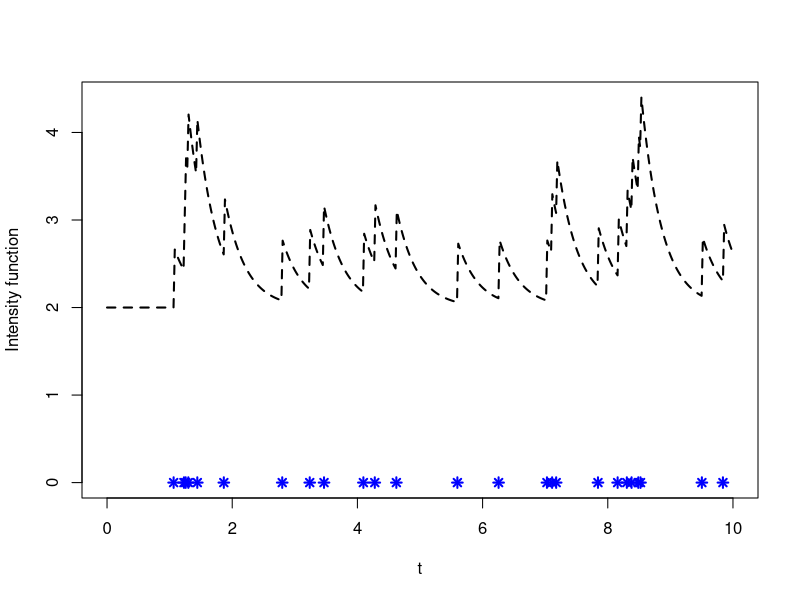
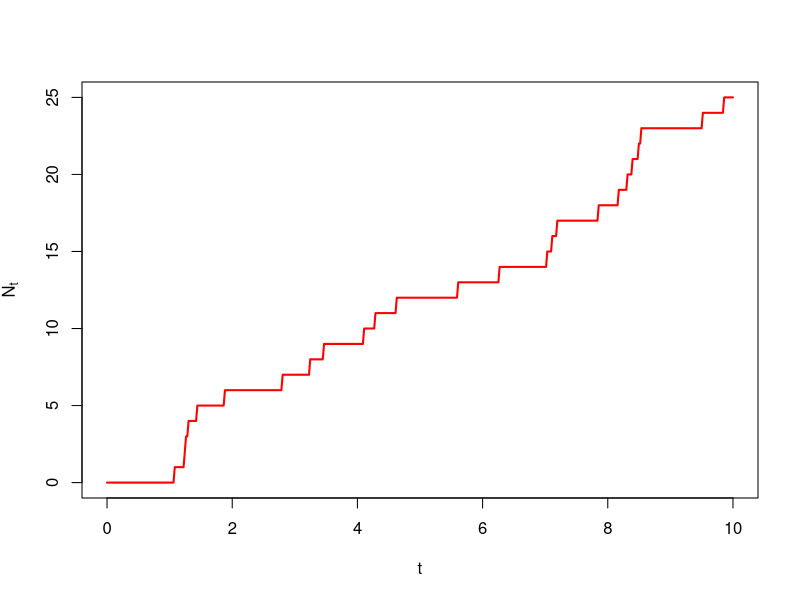
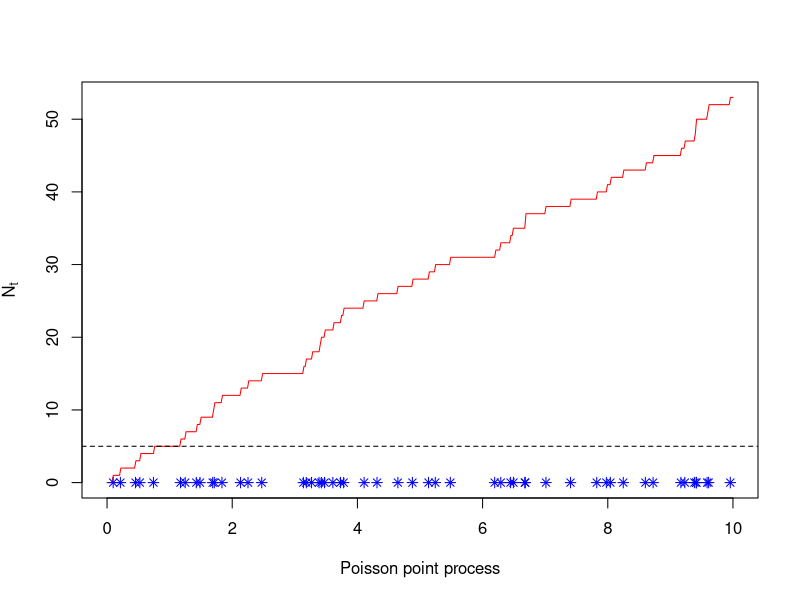
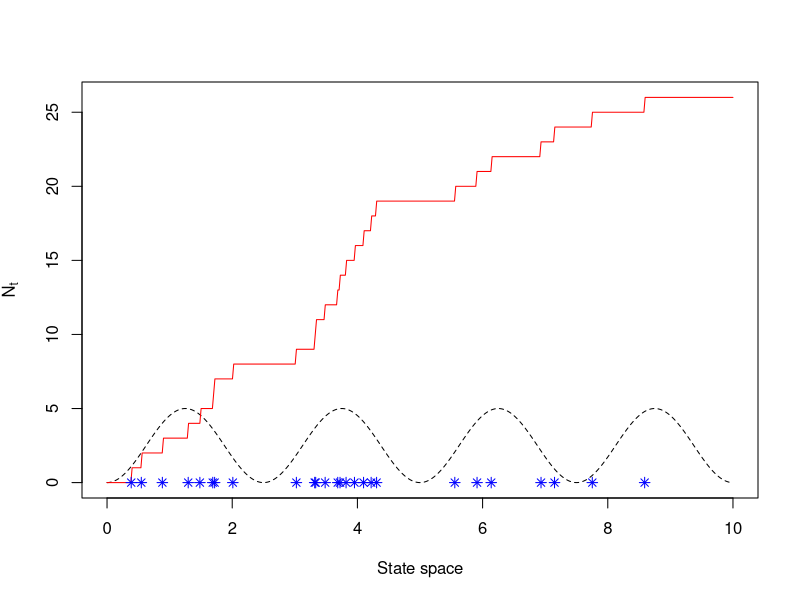
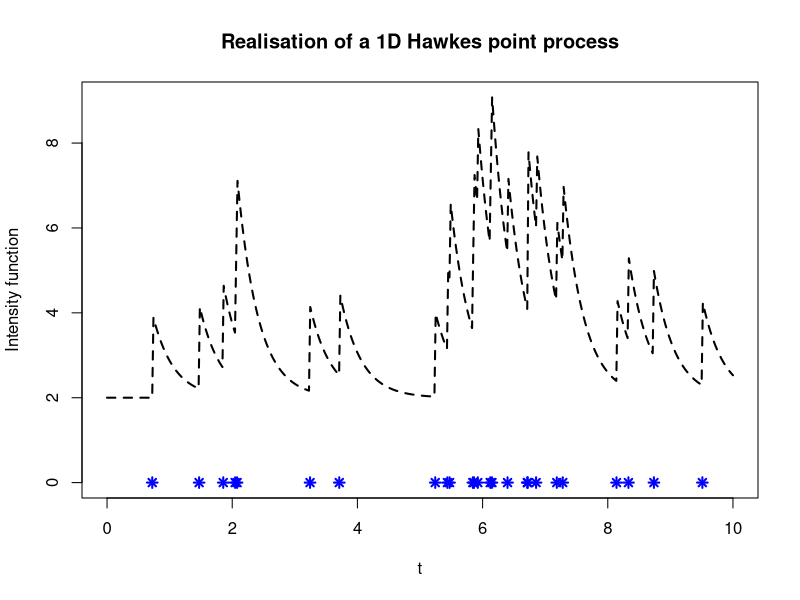
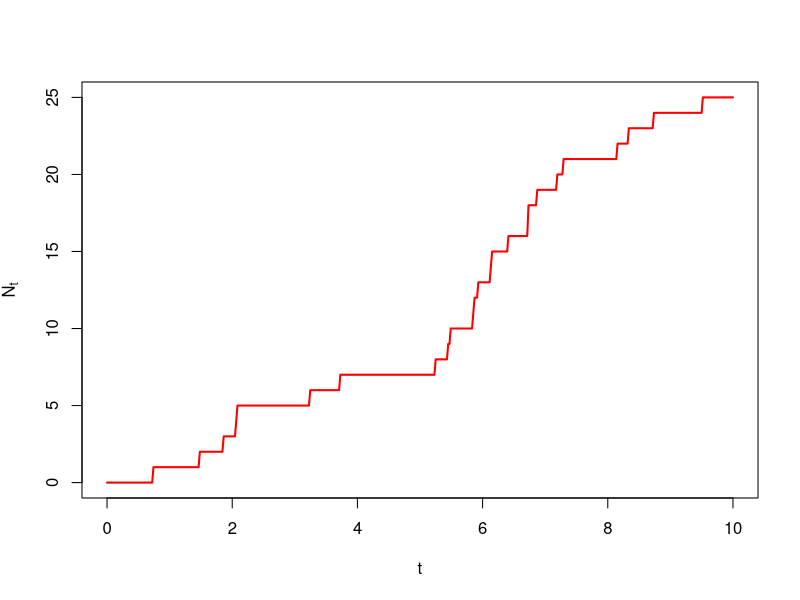
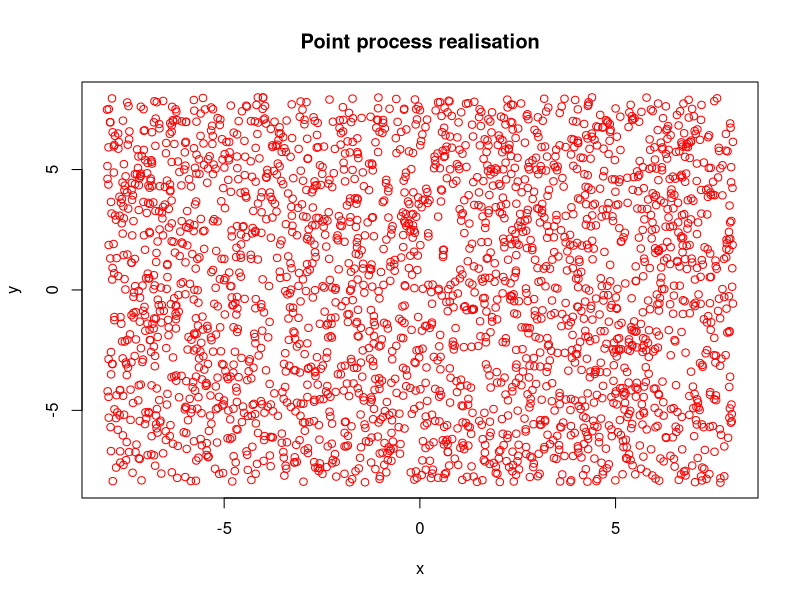
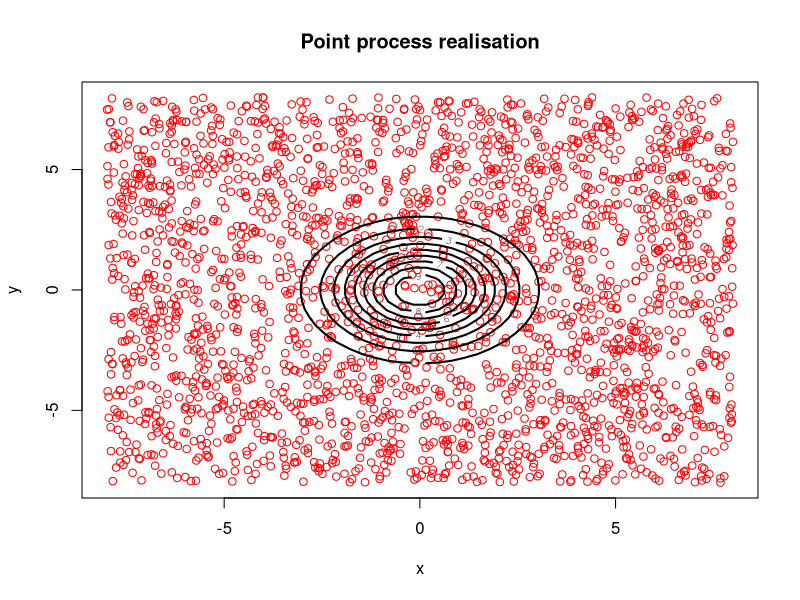

These charts were generated, in order, by the following R code:
## ---- chunk 1
T_tot = 10

exp_kernel_function = function(t, alpha = 1, beta = 1){ # Exponentially decreasing kernel
  return(alpha * exp(-beta*t) * (t>0))
}

base_rate = 2
alpha = 0.7
beta = 3

time_points = c()
s=0
while(s < T_tot){
  lambda = base_rate + sum(exp_kernel_function(s-time_points, alpha = alpha, beta = beta))
  u = runif(1)
  w = -log(u)/lambda # Exponentially distributed waiting time with rate lambda
  s = s+w
  test = runif(1)
  if (test*lambda < base_rate + sum(exp_kernel_function(s-time_points, alpha = alpha, beta = beta))){
    time_points = c(time_points, s)
  }
}



t = seq(0, 10, length.out = 500)
lambda_t = c()
for (t_i in t){
  l = base_rate
  for (t_event in time_points){
    l = l + exp_kernel_function(t_i - t_event, alpha = alpha, beta = beta)
  }
  lambda_t = c(lambda_t, l)
}

time_points = time_points[time_points <= T_tot]

N_t = matrix(0, ncol = length(t))
for (point in time_points){
  N_t = N_t + as.numeric(point < t)
}

plot(t, lambda_t, type = 'l', lty = 'dashed', ylim = c(0, max(lambda_t)), xlab = "t", ylab = "Intensity function", lwd = 2)
points(time_points, rep(0, length(time_points)), col = 'blue', pch = 8, lwd = 2)
## ---- chunk 2

plot(t, N_t, col = "red", type = 'l', xlab = "t", ylab = expression(N[t]), lwd = 2)

## ---- chunk 3
######### Homogeneous Poisson Point process simulation
## 1-D Simulation (Ex: specific events in time)

T_tot = 10
lambda = 5
N = rpois(1, lambda*T_tot) # Random number of points in the simulation window

point_pattern = runif(N, min = 0, max = T_tot) # Random location along the state space (here [0, + infinity))

# Computing the counting process
t = seq(0, T_tot, length.out = 500)
N_t = matrix(0, ncol = length(t))
for (point in point_pattern){
  N_t = N_t + as.numeric(point < t)
}
## ---- chunk 4
plot(t, N_t, col = 'red', type = 'l', ylab = expression(N[t]), xlab = "Poisson point process", ylim = c(0, max(N_t))) # Plotting the counting process
points(point_pattern, rep(0, N), pch = 8, col = 'blue') # Plotting the point pattern along the half real line
abline(a = 5, b = 0, lty = "dashed") # Plotting the intensity function
## ---- chunk 5
intensity = function(t, T = T_tot, lam = 1){
  return(lam * sin(4*pi*t/T)^2)
}

# Homogeneous process
T_tot = 10
lambda = 5
N = rpois(1, lambda*T_tot) # Random number of points

point_pattern = runif(N, min = 0, max = T_tot)

#Thinning
final_point_pattern = c()
for (t in point_pattern){
  if (runif(1) < intensity(t, T_tot, lam = lambda)/lambda){
    final_point_pattern = c(final_point_pattern, t)
  }
}
x = seq(0, 10, length.out = 500)
N_t = matrix(0, ncol = length(x))
for (point in final_point_pattern){
  N_t = N_t + as.numeric(point < x)
}

## ---- chunk 6

plot(x, intensity(x, T_tot, lam = 5), type = 'l', ylab = expression(N[t]), xlab = "State space", lty = 'dashed', ylim = c(0, max(N_t)))
lines(x, N_t, col = 'red')
points(final_point_pattern, rep(0, length(final_point_pattern)), pch = 8, col = 'blue')
## ---- chunk 7
###### 1D Hawkes process simulation 

T_tot = 10

exp_kernel_function = function(t, alpha = 1, beta = 1){ # Exponentially decreasing kernel
  return(alpha * exp(-beta*t) * (t>0))
}

base_rate = 2
alpha = 2
beta = 3

time_points = c()
s=0
while(s < T_tot){
  lambda = base_rate + sum(exp_kernel_function(s-time_points, alpha = alpha, beta = beta))
  u = runif(1)
  w = -log(u)/lambda # Exponentially distributed waiting time with rate lambda
  s = s+w
  test = runif(1)
  if (test*lambda < base_rate + sum(exp_kernel_function(s-time_points, alpha = alpha, beta = beta))){
    time_points = c(time_points, s)
  }
}

time_points = time_points[time_points <= T_tot]

t = seq(0, 10, length.out = 500)
lambda_t = c()
for (t_i in t){
  l = base_rate
  for (t_event in time_points){
    l = l + exp_kernel_function(t_i - t_event, alpha = alpha, beta = beta)
  }
  lambda_t = c(lambda_t, l)
}

N_t = matrix(0, ncol = length(t))
for (point in time_points){
  N_t = N_t + as.numeric(point < t)
}
## ---- chunk 8
plot(t, lambda_t, type = 'l', lty = 'dashed', ylim = c(0, max(lambda_t)), main = "Realisation of a 1D Hawkes point process", xlab = "t", ylab = "Intensity function", lwd = 2)
points(time_points, rep(0, length(time_points)), col = 'blue', pch = 8, lwd = 2)


## ---- chunk 9

plot(t, N_t, col = "red", type = 'l', xlab = "t", ylab = expression(N[t]), lwd = 2)

## ---- chunk 10
## 2-D Simulation (Ex: impact of darts on a target during a game)

intensity = function(x, y, d_tot = 1, A = 5){
  r = sqrt(x^2 + y^2)
  return(A*exp(-(r^2)/d_tot^2))
}

# Homogeneous process
x_max = 8
y_max = 8
lambda = 10 
N = rpois(1, lambda*x_max*y_max*4) # Random number of points

point_pattern_x = runif(N, min = -x_max, max = x_max)
point_pattern_y = runif(N, min = -y_max, max = x_max)

#Thinning
final_point_pattern_x = c()
final_point_pattern_y = c()

for (i in 1:N){
  if (runif(1) < intensity(point_pattern_x[i], point_pattern_y[i], d_tot = 2, A = lambda)/lambda){
    final_point_pattern_x = c(final_point_pattern_x, point_pattern_x[i])
    final_point_pattern_y = c(final_point_pattern_y, point_pattern_y[i])
  }
}

x = seq(-x_max, x_max, length.out = 50)
y = seq(-y_max, y_max, length.out = 50)

z = outer(x, y, function(x,y) intensity(x, y, d_tot = 2, A = lambda)) # Contour plot of the intensity function
## ---- chunk 11
plot(point_pattern_x, point_pattern_y, pch = 1, col ='red', xlab = "x", ylab = "y", main = "Point process realisation")


## ---- chunk 12
plot(point_pattern_x, point_pattern_y, pch = 1, col ='red', xlab = "x", ylab = "y", main = "Point process realisation")
contour(x, y, z, xlim = c(-x_max, x_max), ylim = c(-y_max, y_max), add = T, lwd =  2)


## ---- chunk 13
plot(point_pattern_x, point_pattern_y, pch = 1, col ='red', xlab = "x", ylab = "y", main = "Point process realisation")
contour(x, y, z, xlim = c(-x_max, x_max), ylim = c(-y_max, y_max), add = T, lwd =  2)
points(final_point_pattern_x, final_point_pattern_y, pch = 8, col = "blue") 

## ---- chunk 14
plot(final_point_pattern_x, final_point_pattern_y, pch = 8, col = "blue", xlim = c(-x_max, x_max), ylim = c(-y_max, y_max), xlab = "x", ylab = "y", main = "Point process realisation") 
contour(x, y, z, add = T, lwd =  2, xlab = "x", ylab = "y", main = "Point process realisation")


## ---- chunk 15
###### 2D Hawkes process simulation 

kernel_function = function(t, alpha, beta){
  return(alpha * exp(-beta * t) * (t>0))
}

d = 3

T_tot = 2

base_rate = matrix(data = c(1,6,3), nrow = d)
alpha = matrix(data = 1, nrow = d, ncol = d)
beta = matrix(data = 3, nrow = d, ncol = d)

time_points = vector("list", 2)
for (i in 1:d){
  time_points[[i]] = numeric(0)
}

s = 0

while (s<T_tot){
  lambda = rep(0, d)
  for (m in 1:d){
    lambda[m] = base_rate[m] 
    for (n in 1:d){
      lambda[m] = lambda[m] + sum(kernel_function(s-time_points[[n]], alpha = alpha[m,n], beta = beta[m,n])) #+ sum(alpha[m, n] * exp(-beta[m, n] * (s-time_points[[n]]))) 
    }
  }
  lambda0 = sum(lambda)
  # print(paste0("lambda =", lambda0))
  u = runif(1)
  w = -log(u)/lambda0
  s = s + w
  test = runif(1)
  lambda_test = rep(0, d)
  for (m in 1:d){
    lambda_test[m] = base_rate[m] 
    for (n in 1:d){
      lambda_test[m] = lambda_test[m] + sum(kernel_function(s-time_points[[n]], alpha = alpha[m,n], beta = beta[m,n])) #+ sum(alpha[m, n] * exp(-beta[m, n] * (s-time_points[[n]]))) 
    }
  }
  if (test * lambda0 <= sum(lambda_test)){
    k = 1
    while (test * lambda0 > sum(lambda_test[1:k])){
      k = k+1
    }
    time_points[[k]] = c(time_points[[k]], s)
  }
}

time_points = sapply(time_points, function(x) x[x<=T_tot])
N = 750
t = seq(0, T_tot, length.out = N)

lambda_t = matrix(NA, nrow = d, ncol = N)

for (i in 1:N){
  lambda = rep(0, d)
  for (m in 1:d){
    lambda[m] = base_rate[m] 
    for (n in 1:d){
      lambda[m] = lambda[m] + sum(kernel_function(t[i]-time_points[[n]], alpha = alpha[m,n], beta = beta[m,n])) #+ sum(alpha[m, n] * exp(-beta[m, n] * (s-time_points[[n]]))) 
    }
  }
  lambda_t[,i]= lambda
}

par(mfrow = c(d,1), mar = c(2,2,2,2))

for (i in 1:d){
  plot(t, lambda_t[i,], type = 'l', lty = "dashed", ylim = c(0, max(lambda_t[i,])), xlab = "", ylab = expression(lambda(t)))
  points(time_points[[i]], rep(0, length(time_points[[i]])), col = "blue", pch = 8)
}
